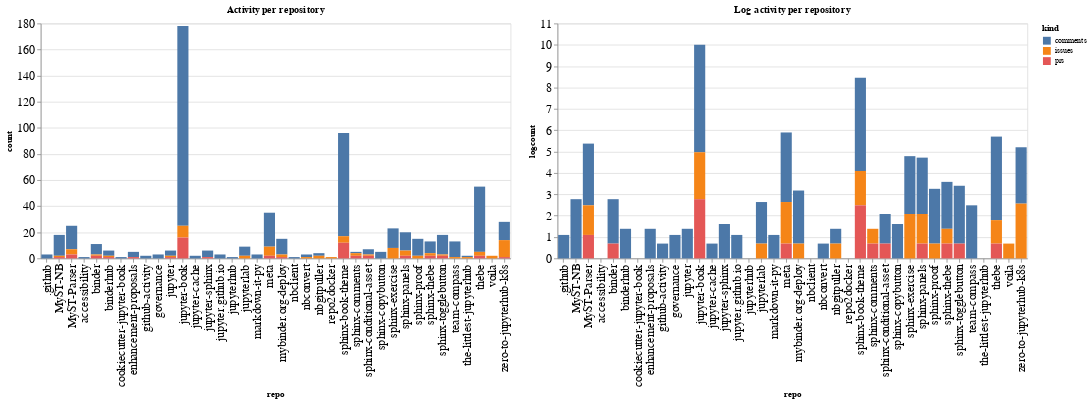

Notebook code for this chart:
### Code cell
ch1 = alt.Chart(repo_summaries, width=600, title="Activity per repository").mark_bar().encode(
    x='repo',
    y='count',
    color='kind',
    tooltip="kind"
)

ch2 = alt.Chart(repo_summaries, width=600, title="Log activity per repository").mark_bar().encode(
    x='repo',
    y='logcount',
    color='kind',
    tooltip="kind"
)

ch1 | ch2

### Figure 1 — Vega-Lite specification as saved in the notebook (floating-point values rounded to 4 significant figures)
{"config": {"axisLeft": {"labelFontSize": 15}, "axisBottom": {"labelFontSize": 15}}, "hconcat": [{"mark": "bar", "encoding": {"color": {"type": "nominal", "field": "kind"}, "tooltip": {"type": "nominal", "field": "kind"}, "x": {"type": "nominal", "field": "repo"}, "y": {"type": "quantitative", "field": "count"}}, "title": "Activity per repository", "width": 600}, {"mark": "bar", "encoding": {"color": {"type": "nominal", "field": "kind"}, "tooltip": {"type": "nominal", "field": "kind"}, "x": {"type": "nominal", "field": "repo"}, "y": {"type": "quantitative", "field": "logcount"}}, "title": "Log activity per repository", "width": 600}], "data": {"name": "data-116dd4a41dd66084474f73f561dbc3a4"}, "$schema": "https://vega.github.io/schema/vega-lite/v4.8.1.json", "datasets": {"data-116dd4a41dd66084474f73f561dbc3a4": [{"repo": ".github", "kind": "comments", "count": 3, "logcount": 1.099}, {"repo": "MyST-NB", "kind": "comments", "count": 16, "logcount": 2.773}, {"repo": "MyST-NB", "kind": "issues", "count": 1, "logcount": 0.0}, {"repo": "MyST-NB", "kind": "prs", "count": 1, "logcount": 0.0}, {"repo": "MyST-Parser", "kind": "comments", "count": 18, "logcount": 2.89}, {"repo": "MyST-Parser", "kind": "issues", "count": 4, "logcount": 1.386}, {"repo": "MyST-Parser", "kind": "prs", "count": 3, "logcount": 1.099}, {"repo": "accessibility", "kind": "comments", "count": 1, "logcount": 0.0}, {"repo": "binder", "kind": "comments", "count": 8, "logcount": 2.079}, {"repo": "binder", "kind": "issues", "count": 1, "logcount": 0.0}, {"repo": "binder", "kind": "prs", "count": 2, "logcount": 0.6931}, {"repo": "binderhub", "kind": "comments", "count": 4, "logcount": 1.386}, {"repo": "binderhub", "kind": "issues", "count": 1, "logcount": 0.0}, {"repo": "binderhub", "kind": "prs", "count": 1, "logcount": 0.0}, {"repo": "cookiecutter-jupyter-book", "kind": "comments", "count": 1, "logcount": 0.0}, {"repo": "enhancement-proposals", "kind": "comments", "count": 4, "logcount": 1.386}, {"repo": "enhancement-proposals", "kind": "prs", "count": 1, "logcount": 0.0}, {"repo": "github-activity", "kind": "comments", "count": 2, "logcount": 0.6931}, {"repo": "governance", "kind": "comments", "count": 3, "logcount": 1.099}, {"repo": "jupyter", "kind": "comments", "count": 4, "logcount": 1.386}, {"repo": "jupyter", "kind": "issues", "count": 1, "logcount": 0.0}, {"repo": "jupyter", "kind": "prs", "count": 1, "logcount": 0.0}, {"repo": "jupyter-book", "kind": "comments", "count": 153, "logcount": 5.03}, {"repo": "jupyter-book", "kind": "issues", "count": 9, "logcount": 2.197}, {"repo": "jupyter-book", "kind": "prs", "count": 16, "logcount": 2.773}, {"repo": "jupyter-cache", "kind": "comments", "count": 2, "logcount": 0.6931}, {"repo": "jupyter-sphinx", "kind": "comments", "count": 5, "logcount": 1.609}, {"repo": "jupyter-sphinx", "kind": "prs", "count": 1, "logcount": 0.0}, {"repo": "jupyter.github.io", "kind": "comments", "count": 3, "logcount": 1.099}, {"repo": "jupyterhub", "kind": "comments", "count": 1, "logcount": 0.0}, {"repo": "jupyterlab", "kind": "comments", "count": 7, "logcount": 1.946}, {"repo": "jupyterlab", "kind": "issues", "count": 2, "logcount": 0.6931}, {"repo": "markdown-it-py", "kind": "comments", "count": 3, "logcount": 1.099}, {"repo": "meta", "kind": "comments", "count": 26, "logcount": 3.258}, {"repo": "meta", "kind": "issues", "count": 7, "logcount": 1.946}, {"repo": "meta", "kind": "prs", "count": 2, "logcount": 0.6931}, {"repo": "mybinder.org-deploy", "kind": "comments", "count": 12, "logcount": 2.485}, {"repo": "mybinder.org-deploy", "kind": "issues", "count": 2, "logcount": 0.6931}, {"repo": "mybinder.org-deploy", "kind": "prs", "count": 1, "logcount": 0.0}, {"repo": "nbclient", "kind": "comments", "count": 1, "logcount": 0.0}, {"repo": "nbconvert", "kind": "comments", "count": 2, "logcount": 0.6931}, {"repo": "nbconvert", "kind": "issues", "count": 1, "logcount": 0.0}, {"repo": "nbgitpuller", "kind": "comments", "count": 2, "logcount": 0.6931}, {"repo": "nbgitpuller", "kind": "issues", "count": 2, "logcount": 0.6931}, {"repo": "repo2docker", "kind": "issues", "count": 1, "logcount": 0.0}, {"repo": "sphinx-book-theme", "kind": "comments", "count": 79, "logcount": 4.369}, {"repo": "sphinx-book-theme", "kind": "issues", "count": 5, "logcount": 1.609}, {"repo": "sphinx-book-theme", "kind": "prs", "count": 12, "logcount": 2.485}, {"repo": "sphinx-comments", "kind": "comments", "count": 1, "logcount": 0.0}, {"repo": "sphinx-comments", "kind": "issues", "count": 2, "logcount": 0.6931}, {"repo": "sphinx-comments", "kind": "prs", "count": 2, "logcount": 0.6931}, {"repo": "sphinx-conditional-asset", "kind": "comments", "count": 4, "logcount": 1.386}, {"repo": "sphinx-conditional-asset", "kind": "issues", "count": 1, "logcount": 0.0}, {"repo": "sphinx-conditional-asset", "kind": "prs", "count": 2, "logcount": 0.6931}, {"repo": "sphinx-copybutton", "kind": "comments", "count": 5, "logcount": 1.609}, {"repo": "sphinx-exercise", "kind": "comments", "count": 15, "logcount": 2.708}, {"repo": "sphinx-exercise", "kind": "issues", "count": 8, "logcount": 2.079}, {"repo": "sphinx-panels", "kind": "comments", "count": 14, "logcount": 2.639}, {"repo": "sphinx-panels", "kind": "issues", "count": 4, "logcount": 1.386}, {"repo": "sphinx-panels", "kind": "prs", "count": 2, "logcount": 0.6931}, {"repo": "sphinx-proof", "kind": "comments", "count": 13, "logcount": 2.565}, {"repo": "sphinx-proof", "kind": "issues", "count": 2, "logcount": 0.6931}, {"repo": "sphinx-thebe", "kind": "comments", "count": 9, "logcount": 2.197}, {"repo": "sphinx-thebe", "kind": "issues", "count": 2, "logcount": 0.6931}, {"repo": "sphinx-thebe", "kind": "prs", "count": 2, "logcount": 0.6931}, {"repo": "sphinx-togglebutton", "kind": "comments", "count": 15, "logcount": 2.708}, {"repo": "sphinx-togglebutton", "kind": "issues", "count": 1, "logcount": 0.0}, {"repo": "sphinx-togglebutton", "kind": "prs", "count": 2, "logcount": 0.6931}, {"repo": "team-compass", "kind": "comments", "count": 12, "logcount": 2.485}, {"repo": "team-compass", "kind": "issues", "count": 1, "logcount": 0.0}, {"repo": "the-littlest-jupyterhub", "kind": "comments", "count": 1, "logcount": 0.0}, {"repo": "the-littlest-jupyterhub", "kind": "issues", "count": 1, "logcount": 0.0}, {"repo": "thebe", "kind": "comments", "count": 50, "logcount": 3.912}, {"repo": "thebe", "kind": "issues", "count": 3, "logcount": 1.099}, {"repo": "thebe", "kind": "prs", "count": 2, "logcount": 0.6931}, {"repo": "voila", "kind": "issues", "count": 2, "logcount": 0.6931}, {"repo": "zero-to-jupyterhub-k8s", "kind": "comments", "count": 14, "logcount": 2.639}, {"repo": "zero-to-jupyterhub-k8s", "kind": "issues", "count": 13, "logcount": 2.565}, {"repo": "zero-to-jupyterhub-k8s", "kind": "prs", "count": 1, "logcount": 0.0}]}}
